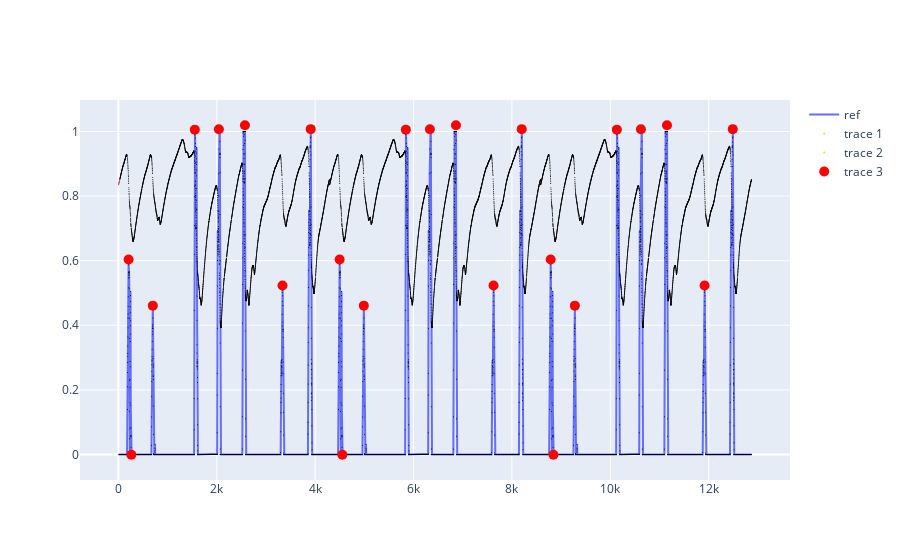

Source (notebook cell):
### Code cell
fig = go.Figure()
df = laps[0]
df = analyzer.extend_lap(df)

fig.add_scatter(x=df["DistanceRoundTrack"], y=df["Brake"], marker=dict(size=2), name="ref")

centroids_df, labels = analyzer.cluster(all_minima, field="Brake")

# Plot the laps points with different colors for each cluster the colors are in lables
fig.add_scatter(
    y=df["Brake"],
    x=df["DistanceRoundTrack"],
    mode="markers",
    marker=dict(size=1, color=labels),
)
fig.add_scatter(
    y=df["SpeedMs"] / 50,
    x=df["DistanceRoundTrack"],
    mode="markers",
    marker=dict(size=1, color=labels),
)

# Add the centroids to the plot
fig.add_scatter(
    x=centroids_df["DistanceRoundTrack"],
    y=centroids_df["Brake"],
    mode="markers+text",
    marker=dict(size=10, color="red"),
)

### Figure 1 — Plotly figure (JSON) as saved in the notebook; plotly's stock layout.template omitted (floating-point values rounded to 4 significant figures; data arrays with more than 128 entries replaced by an {"elided": "..."} marker saying what was removed)
{"data": [{"marker": {"size": 2}, "name": "ref", "type": "scatter", "x": {"elided": "11271 float values"}, "y": {"elided": "11271 float values"}}, {"marker": {"color": [21, 2, 19, 9, 13, 4, 7, 17, 22, 12, 0, 10, 16, 5, 15, 3, 23, 8, 20, 6, 18, 11, 1, 14], "size": 1}, "mode": "markers", "type": "scatter", "x": {"elided": "11271 float values"}, "y": {"elided": "11271 float values"}}, {"marker": {"color": [21, 2, 19, 9, 13, 4, 7, 17, 22, 12, 0, 10, 16, 5, 15, 3, 23, 8, 20, 6, 18, 11, 1, 14], "size": 1}, "mode": "markers", "type": "scatter", "x": {"elided": "11271 float values"}, "y": {"elided": "11271 float values"}}, {"marker": {"color": "red", "size": 10}, "mode": "markers+text", "type": "scatter", "x": [4989.0, 11920.0, 262.9, 8199.0, 2572.0, 6862.0, 10130.0, 3336.0, 8843.0, 1553.0, 5843.0, 11150.0, 4553.0, 2042.0, 12490.0, 7626.0, 6332.0, 3909.0, 10620.0, 698.9, 9279.0, 206.9, 4497.0, 8787.0], "y": [0.4608, 0.5233, -0.0008819, 1.007, 1.019, 1.019, 1.006, 0.5233, -0.0008819, 1.006, 1.006, 1.019, -0.0008819, 1.007, 1.007, 0.5233, 1.007, 1.007, 1.007, 0.4608, 0.4608, 0.6037, 0.6037, 0.6037]}], "layout": {}}
